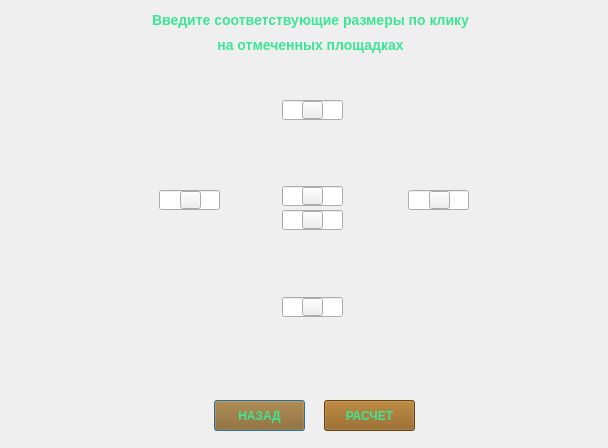
<?xml version="1.0" encoding="UTF-8"?>
<ui version="4.0">
 <class>WindowSize2D</class>
 <widget class="QDialog" name="WindowSize2D">
  <property name="geometry">
   <rect>
    <x>0</x>
    <y>0</y>
    <width>608</width>
    <height>448</height>
   </rect>
  </property>
  <property name="windowTitle">
   <string>Dialog</string>
  </property>
  <widget class="QLabel" name="label">
   <property name="geometry">
    <rect>
     <x>0</x>
     <y>0</y>
     <width>611</width>
     <height>451</height>
    </rect>
   </property>
   <property name="styleSheet">
    <string notr="true">image: url(:/proj/img/room_size_2d.png);</string>
   </property>
   <property name="text">
    <string/>
   </property>
  </widget>
  <widget class="QLabel" name="LeftVertSize">
   <property name="geometry">
    <rect>
     <x>174</x>
     <y>90</y>
     <width>31</width>
     <height>238</height>
    </rect>
   </property>
   <property name="styleSheet">
    <string notr="true">image: url(:/proj/img/vertical_dimension.svg);</string>
   </property>
   <property name="text">
    <string/>
   </property>
  </widget>
  <widget class="QLabel" name="RightVertSize">
   <property name="geometry">
    <rect>
     <x>424</x>
     <y>90</y>
     <width>31</width>
     <height>240</height>
    </rect>
   </property>
   <property name="styleSheet">
    <string notr="true">image: url(:/proj/img/vertical_dimension.svg);</string>
   </property>
   <property name="text">
    <string/>
   </property>
  </widget>
  <widget class="QLabel" name="CenterVertSize">
   <property name="geometry">
    <rect>
     <x>300</x>
     <y>90</y>
     <width>25</width>
     <height>241</height>
    </rect>
   </property>
   <property name="styleSheet">
    <string notr="true">image: url(:/proj/img/vertical_dimension_1.svg);</string>
   </property>
   <property name="text">
    <string/>
   </property>
  </widget>
  <widget class="QLabel" name="TopHorSize">
   <property name="geometry">
    <rect>
     <x>165</x>
     <y>97</y>
     <width>293</width>
     <height>21</height>
    </rect>
   </property>
   <property name="styleSheet">
    <string notr="true">image: url(:/proj/img/horizontal_dimension.svg);</string>
   </property>
   <property name="text">
    <string/>
   </property>
  </widget>
  <widget class="QLabel" name="CenterHorSize">
   <property name="geometry">
    <rect>
     <x>165</x>
     <y>211</y>
     <width>293</width>
     <height>20</height>
    </rect>
   </property>
   <property name="styleSheet">
    <string notr="true">image: url(:/proj/img/horizontal_dimension.svg);</string>
   </property>
   <property name="text">
    <string/>
   </property>
  </widget>
  <widget class="QLabel" name="BottomHorSize">
   <property name="geometry">
    <rect>
     <x>166</x>
     <y>300</y>
     <width>293</width>
     <height>20</height>
    </rect>
   </property>
   <property name="styleSheet">
    <string notr="true">image: url(:/proj/img/horizontal_dimension.svg);</string>
   </property>
   <property name="text">
    <string/>
   </property>
  </widget>
  <widget class="QLineEdit" name="CenterVertSizeNum">
   <property name="geometry">
    <rect>
     <x>282</x>
     <y>186</y>
     <width>61</width>
     <height>20</height>
    </rect>
   </property>
   <property name="text">
    <string/>
   </property>
   <property name="alignment">
    <set>Qt::AlignCenter</set>
   </property>
  </widget>
  <widget class="QLineEdit" name="CenterHorSizeNum">
   <property name="geometry">
    <rect>
     <x>282</x>
     <y>210</y>
     <width>61</width>
     <height>20</height>
    </rect>
   </property>
   <property name="text">
    <string/>
   </property>
   <property name="alignment">
    <set>Qt::AlignCenter</set>
   </property>
  </widget>
  <widget class="QLineEdit" name="TopHorSizeNum">
   <property name="geometry">
    <rect>
     <x>282</x>
     <y>100</y>
     <width>61</width>
     <height>20</height>
    </rect>
   </property>
   <property name="text">
    <string/>
   </property>
   <property name="alignment">
    <set>Qt::AlignCenter</set>
   </property>
  </widget>
  <widget class="QLineEdit" name="BottomHorSizeNum">
   <property name="geometry">
    <rect>
     <x>282</x>
     <y>297</y>
     <width>61</width>
     <height>20</height>
    </rect>
   </property>
   <property name="text">
    <string/>
   </property>
   <property name="alignment">
    <set>Qt::AlignCenter</set>
   </property>
  </widget>
  <widget class="QLineEdit" name="LeftVertSizeNum">
   <property name="geometry">
    <rect>
     <x>159</x>
     <y>190</y>
     <width>61</width>
     <height>20</height>
    </rect>
   </property>
   <property name="text">
    <string/>
   </property>
   <property name="alignment">
    <set>Qt::AlignCenter</set>
   </property>
  </widget>
  <widget class="QLineEdit" name="RightVertSizeNum">
   <property name="geometry">
    <rect>
     <x>408</x>
     <y>190</y>
     <width>61</width>
     <height>20</height>
    </rect>
   </property>
   <property name="text">
    <string/>
   </property>
   <property name="alignment">
    <set>Qt::AlignCenter</set>
   </property>
  </widget>
  <widget class="QPushButton" name="Back_2">
   <property name="geometry">
    <rect>
     <x>214</x>
     <y>400</y>
     <width>91</width>
     <height>31</height>
    </rect>
   </property>
   <property name="font">
    <font>
     <bold>true</bold>
    </font>
   </property>
   <property name="styleSheet">
    <string notr="true">color: rgb(60,230,150);
background-color: rgb(140,90,20);</string>
   </property>
   <property name="text">
    <string>НАЗАД</string>
   </property>
  </widget>
  <widget class="QPushButton" name="Next_2">
   <property name="geometry">
    <rect>
     <x>324</x>
     <y>400</y>
     <width>91</width>
     <height>31</height>
    </rect>
   </property>
   <property name="font">
    <font>
     <bold>true</bold>
    </font>
   </property>
   <property name="styleSheet">
    <string notr="true">color: rgb(60,230,150);
background-color: rgb(140,90,20);</string>
   </property>
   <property name="text">
    <string>РАСЧЕТ</string>
   </property>
  </widget>
  <widget class="QPushButton" name="pushButton">
   <property name="geometry">
    <rect>
     <x>302</x>
     <y>101</y>
     <width>21</width>
     <height>18</height>
    </rect>
   </property>
   <property name="styleSheet">
    <string notr="true">image: url(:/proj/img/plus.svg);</string>
   </property>
   <property name="text">
    <string/>
   </property>
  </widget>
  <widget class="QPushButton" name="pushButton_2">
   <property name="geometry">
    <rect>
     <x>180</x>
     <y>191</y>
     <width>21</width>
     <height>18</height>
    </rect>
   </property>
   <property name="styleSheet">
    <string notr="true">image: url(:/proj/img/plus.svg);</string>
   </property>
   <property name="text">
    <string/>
   </property>
  </widget>
  <widget class="QPushButton" name="pushButton_3">
   <property name="geometry">
    <rect>
     <x>302</x>
     <y>187</y>
     <width>21</width>
     <height>18</height>
    </rect>
   </property>
   <property name="styleSheet">
    <string notr="true">image: url(:/proj/img/plus.svg);</string>
   </property>
   <property name="text">
    <string/>
   </property>
  </widget>
  <widget class="QPushButton" name="pushButton_4">
   <property name="geometry">
    <rect>
     <x>302</x>
     <y>211</y>
     <width>21</width>
     <height>18</height>
    </rect>
   </property>
   <property name="styleSheet">
    <string notr="true">image: url(:/proj/img/plus.svg);</string>
   </property>
   <property name="text">
    <string/>
   </property>
  </widget>
  <widget class="QPushButton" name="pushButton_5">
   <property name="geometry">
    <rect>
     <x>429</x>
     <y>191</y>
     <width>21</width>
     <height>18</height>
    </rect>
   </property>
   <property name="styleSheet">
    <string notr="true">image: url(:/proj/img/plus.svg);</string>
   </property>
   <property name="text">
    <string/>
   </property>
  </widget>
  <widget class="QPushButton" name="pushButton_6">
   <property name="geometry">
    <rect>
     <x>302</x>
     <y>298</y>
     <width>21</width>
     <height>18</height>
    </rect>
   </property>
   <property name="styleSheet">
    <string notr="true">image: url(:/proj/img/plus.svg);</string>
   </property>
   <property name="text">
    <string/>
   </property>
  </widget>
  <widget class="QLabel" name="Attention_2">
   <property name="geometry">
    <rect>
     <x>150</x>
     <y>340</y>
     <width>324</width>
     <height>31</height>
    </rect>
   </property>
   <property name="font">
    <font>
     <pointsize>12</pointsize>
    </font>
   </property>
   <property name="styleSheet">
    <string notr="true">color: red;</string>
   </property>
   <property name="text">
    <string/>
   </property>
   <property name="alignment">
    <set>Qt::AlignCenter</set>
   </property>
  </widget>
  <widget class="QWidget" name="">
   <property name="geometry">
    <rect>
     <x>20</x>
     <y>10</y>
     <width>581</width>
     <height>44</height>
    </rect>
   </property>
   <layout class="QVBoxLayout" name="verticalLayout">
    <item>
     <widget class="QLabel" name="label_13">
      <property name="font">
       <font>
        <pointsize>-1</pointsize>
        <bold>true</bold>
       </font>
      </property>
      <property name="styleSheet">
       <string notr="true">color: rgb(60,230,150);
font-size: 14px;</string>
      </property>
      <property name="text">
       <string>Введите соответствующие размеры по клику</string>
      </property>
      <property name="alignment">
       <set>Qt::AlignCenter</set>
      </property>
     </widget>
    </item>
    <item>
     <widget class="QLabel" name="label_14">
      <property name="font">
       <font>
        <pointsize>-1</pointsize>
        <bold>true</bold>
       </font>
      </property>
      <property name="styleSheet">
       <string notr="true">color: rgb(60,230,150);
font-size: 14px;</string>
      </property>
      <property name="text">
       <string>на отмеченных площадках</string>
      </property>
      <property name="alignment">
       <set>Qt::AlignCenter</set>
      </property>
     </widget>
    </item>
   </layout>
  </widget>
  <zorder>label</zorder>
  <zorder>CenterVertSize</zorder>
  <zorder>CenterHorSize</zorder>
  <zorder>CenterVertSizeNum</zorder>
  <zorder>CenterHorSizeNum</zorder>
  <zorder>label_13</zorder>
  <zorder>label_14</zorder>
  <zorder>Back_2</zorder>
  <zorder>Next_2</zorder>
  <zorder>TopHorSize</zorder>
  <zorder>RightVertSize</zorder>
  <zorder>LeftVertSize</zorder>
  <zorder>BottomHorSize</zorder>
  <zorder>TopHorSizeNum</zorder>
  <zorder>pushButton</zorder>
  <zorder>RightVertSizeNum</zorder>
  <zorder>pushButton_3</zorder>
  <zorder>pushButton_4</zorder>
  <zorder>pushButton_5</zorder>
  <zorder>BottomHorSizeNum</zorder>
  <zorder>pushButton_6</zorder>
  <zorder>Attention_2</zorder>
  <zorder>LeftVertSizeNum</zorder>
  <zorder>pushButton_2</zorder>
 </widget>
 <resources/>
 <connections/>
</ui>
